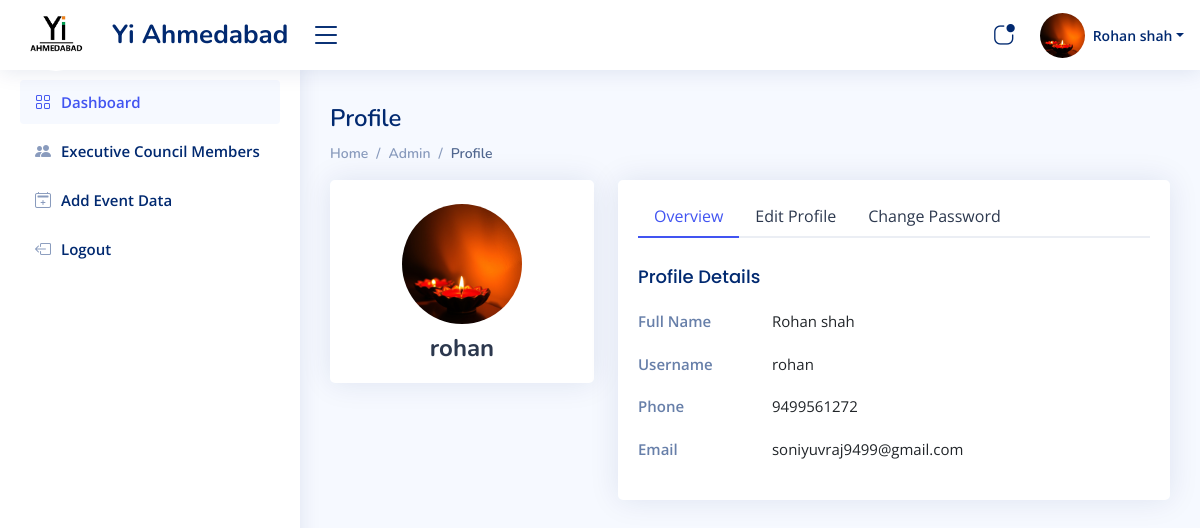
Before: /Admin-Profile (signed in) with the older database file.
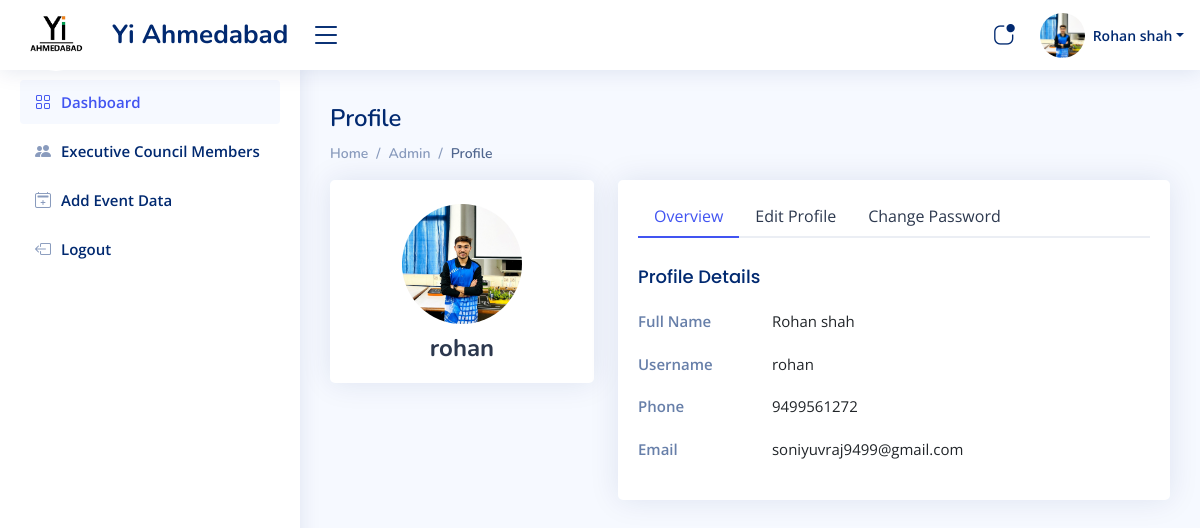
After: the same page with the newer database file.
### admin_app/models.py (models this page shows, shortened)
class LoginSide(AbstractUser):
    id = models.UUIDField(primary_key=True,default=uuid.uuid4,editable=False,db_index=True)
    login_role = models.ManyToManyField(Login_Role)
    first_name = models.CharField(max_length=200,null=True,)
    last_name = models.CharField(max_length=200)
    email = models.EmailField(max_length=200,unique=True,validators=[validate_email])
    photo = models.ImageField(upload_to='user_photo/', null=True,)
    yi_role = models.CharField(max_length=200,null=True)
    phone_number = models.CharField(
        max_length=10,  # This will accommodate international numbers
        default='0',
        validators=[
            RegexValidator(
                regex=r'^(\+91[\-\s]?)?[0]?(91)?[789]\d{9}$',  # This is the regex for validating the phone number
                message="Enter a valid phone number.",
                code="invalid_phone"
            ),
        ],
    )

### admin_app/views.py (the view)
# urls.py: path('Admin-Profile',Admin_Profile,name='Admin_Profile'),
@login_required(login_url='index')
def Admin_Profile(request):
    if not request.user.login_role.filter(name='Admin').exists():
        return redirect('Error-Page')
    return render(request, 'Admin/Admin_Profile.html')

### admin_app/Templates/Admin/Admin_Profile.html (shortened to what this page needs)
{% extends "base/base.html" %}
{% load static %}
  {% block bodyblock %}
<main id="main" class="main">
    <div class="pagetitle">
      <h1>Profile</h1>
    </div>
      <nav>
        <ol class="breadcrumb">
          <li class="breadcrumb-item"><a href="{% url 'Admin_Dashboard' %}">Home</a></li>
          <li class="breadcrumb-item">Admin</li>
          <li class="breadcrumb-item active">Profile</li>
        </ol>
      </nav>
    <section class="section profile">
      <div class="row">
        <div class="col-xl-4">
          <div class="card">
            <div class="card-body profile-card pt-4 d-flex flex-column align-items-center">
              <img src="{% if user.photo %}{{ user.photo.url }}{% else %}{% static 'Image/img.png' %}{% endif %}" height="120px" width="120px"  alt="Profile" class="rounded-circle">
              <h2>{{ user.username }}</h2>
            </div>
          </div>
        </div>
        <div class="col-xl-8">
          <div class="card">
            <div class="card-body pt-3">
              <ul class="nav nav-tabs nav-tabs-bordered">
                <li class="nav-item">
                  <button class="nav-link active" data-bs-toggle="tab" data-bs-target="#profile-overview">Overview</button>
                </li>
                <li class="nav-item">
                  <button class="nav-link" data-bs-toggle="tab" data-bs-target="#profile-edit">Edit Profile</button>
                </li>
                <li class="nav-item">
                  <button class="nav-link" data-bs-toggle="tab" data-bs-target="#profile-change-password">Change Password</button>
                </li>
              </ul>
              <div class="tab-content pt-2">
                <div class="tab-pane fade show active profile-overview" id="profile-overview">
                  <h5 class="card-title">Profile Details</h5>
                  <div class="row">
                    <div class="col-lg-3 col-md-4 label ">Full Name</div>
                    <div class="col-lg-9 col-md-8">{{ user.first_name }} {{ user.last_name}} </div>
                  </div>
                  <div class="row">
                    <div class="col-lg-3 col-md-4 label">Username</div>
                    <div class="col-lg-9 col-md-8">{{ user.username }}</div>
                  </div>
                  <div class="row">
                    <div class="col-lg-3 col-md-4 label">Phone</div>
                    <div class="col-lg-9 col-md-8">{{ user.phone_number }}</div>
                  </div>
                  <div class="row">
                    <div class="col-lg-3 col-md-4 label">Email</div>
                    <div class="col-lg-9 col-md-8">{{ user.email }}</div>
                  </div>
                </div>
              </div>
            </div>
          </div>
        </div>
      </div>
    </section>
  </main>
  {% endblock %}

### admin_app/Templates/Admin/components/header.html (shortened to what this page needs)
{% load static %}
<header id="header" class="header fixed-top d-flex align-items-center">
    <div class="d-flex align-items-center justify-content-between">
      <a href="{% url 'Admin_Dashboard' %}" class="logo d-flex align-items-center">
  <img src="{% static 'Image/YIIMG.png' %}" alt="logo img" class="rounded-circle" >
        <span class="d-none d-lg-block">Yi Ahmedabad</span>
      </a>
      <i class="bi bi-list toggle-sidebar-btn"></i>
    </div>
    <nav class="header-nav ms-auto">
      <ul class="d-flex align-items-center">
        <li class="nav-item dropdown">
          <a class="nav-link nav-icon" href="#" data-bs-toggle="dropdown">
            <i class="bi bi-app-indicator"></i>
          </a>
        </li>
        <li class="nav-item dropdown pe-3">
          <a class="nav-link nav-profile d-flex align-items-center pe-0" href="#" data-bs-toggle="dropdown">
            <img src="{% if user.photo %}{{ user.photo.url }}{% else %}{% static 'Image/img.png' %}{% endif %}" alt="Profile" class="rounded-circle">
            <span class="d-none d-md-block dropdown-toggle ps-2">{{ user.first_name }} {{ user.last_name }}</span>
          </a>
            </li>
          </ul>
    </nav>
  </header>

Changed rows visible on the page:
changed LoginSide "rohan": photo: a different picture
